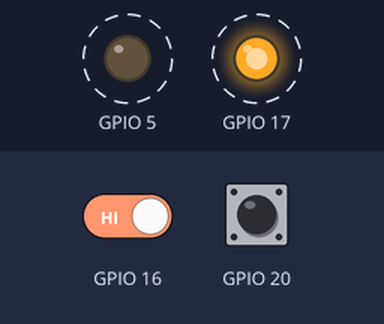
The program below on a simulated Raspberry Pi (BCM pin numbers). On the bench: output pins drawn as LEDs (lit = HIGH). Dashed ring = blinking. The test bench sets the inputs (shaded band); at power-on: GPIO 16 HIGH, GPIO 20 HIGH. The clock reads 2024-03-15 10:24:30 at power-on unless the program sets it; what the program prints to the terminal is not drawn.

Above: at 1.2 s.
1.3 s: GPIO 16 driven LOW
Timing chart, 0 to 9.5 s (numbered marks = the images above; inputs shaded):
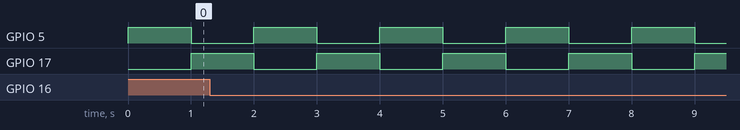

The program:

button.py
```python
#!/usr/bin/env python

import time
import RPi.GPIO as GPIO
GPIO.setwarnings(False)


def buttonEventHandler(pin):
	print "Manejo evento del boton"
	GPIO.output(17,1)

	time.sleep(1)

	GPIO.output(17,0)

def botonPresionado(valor):
        print('Scored! %s '%valor)
        print(time.time())


def main():

	GPIO.setmode(GPIO.BCM)
	GPIO.setup(16,GPIO.IN)
	GPIO.setup(20,GPIO.IN)
	GPIO.setup(5,GPIO.OUT)
	GPIO.setup(17,GPIO.OUT)

#	GPIO.output(17,1)

#	GPIO.add_event_detect(20,GPIO.FALLING)
	GPIO.add_event_detect(16, GPIO.FALLING, callback=lambda x: botonPresionado(50), bouncetime=2000)
	GPIO.add_event_detect(20, GPIO.FALLING, callback=lambda x: botonPresionado(50), bouncetime=2000)
#	GPIO.add_event_callback(20,buttonEventHandler,100)
	GPIO.output(17,0)
	GPIO.output(5,0)

	while 1:

	#	if GPIO.input(20):
			GPIO.output(5,1)
			GPIO.output(17,0)
			print "boton On"
			time.sleep(1)
	#	else:
			GPIO.output(5,0)
                        GPIO.output(17,1)
                        print "boton Off"
			time.sleep(1)
	#	time.sleep(0.1)

	print "boton presionado"

	GPIO.cleanup()

if __name__=="__main__":
	main()
```

Measured:
- by itself, GPIO 5, GPIO 17: alternates HIGH for 1.0 s and LOW for 1.0 s
